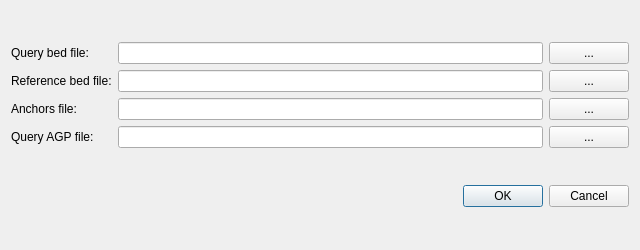
<?xml version="1.0" encoding="UTF-8"?>
<ui version="4.0">
 <class>FileLoaderDialog</class>
 <widget class="QDialog" name="FileLoaderDialog">
  <property name="geometry">
   <rect>
    <x>0</x>
    <y>0</y>
    <width>640</width>
    <height>250</height>
   </rect>
  </property>
  <property name="sizePolicy">
   <sizepolicy hsizetype="Fixed" vsizetype="Fixed">
    <horstretch>0</horstretch>
    <verstretch>0</verstretch>
   </sizepolicy>
  </property>
  <property name="minimumSize">
   <size>
    <width>640</width>
    <height>250</height>
   </size>
  </property>
  <property name="maximumSize">
   <size>
    <width>640</width>
    <height>250</height>
   </size>
  </property>
  <property name="windowTitle">
   <string>File loader</string>
  </property>
  <layout class="QVBoxLayout" name="verticalLayout">
   <item>
    <layout class="QGridLayout" name="gridLayout">
     <item row="0" column="0">
      <widget class="QLabel" name="label">
       <property name="sizePolicy">
        <sizepolicy hsizetype="Preferred" vsizetype="Minimum">
         <horstretch>0</horstretch>
         <verstretch>0</verstretch>
        </sizepolicy>
       </property>
       <property name="maximumSize">
        <size>
         <width>16777215</width>
         <height>30</height>
        </size>
       </property>
       <property name="text">
        <string>Query bed file:</string>
       </property>
      </widget>
     </item>
     <item row="0" column="1">
      <widget class="QLineEdit" name="qry_bed_text">
       <property name="minimumSize">
        <size>
         <width>0</width>
         <height>0</height>
        </size>
       </property>
       <property name="dragEnabled">
        <bool>true</bool>
       </property>
      </widget>
     </item>
     <item row="0" column="2">
      <widget class="QPushButton" name="qry_bed_btn">
       <property name="sizePolicy">
        <sizepolicy hsizetype="Minimum" vsizetype="Minimum">
         <horstretch>0</horstretch>
         <verstretch>0</verstretch>
        </sizepolicy>
       </property>
       <property name="maximumSize">
        <size>
         <width>16777215</width>
         <height>30</height>
        </size>
       </property>
       <property name="text">
        <string>...</string>
       </property>
      </widget>
     </item>
     <item row="1" column="0">
      <widget class="QLabel" name="label_2">
       <property name="maximumSize">
        <size>
         <width>16777215</width>
         <height>30</height>
        </size>
       </property>
       <property name="text">
        <string>Reference bed file:</string>
       </property>
      </widget>
     </item>
     <item row="1" column="1">
      <widget class="QLineEdit" name="ref_bed_text">
       <property name="minimumSize">
        <size>
         <width>0</width>
         <height>0</height>
        </size>
       </property>
       <property name="dragEnabled">
        <bool>true</bool>
       </property>
      </widget>
     </item>
     <item row="1" column="2">
      <widget class="QPushButton" name="ref_bed_btn">
       <property name="sizePolicy">
        <sizepolicy hsizetype="Minimum" vsizetype="Minimum">
         <horstretch>0</horstretch>
         <verstretch>0</verstretch>
        </sizepolicy>
       </property>
       <property name="maximumSize">
        <size>
         <width>16777215</width>
         <height>30</height>
        </size>
       </property>
       <property name="text">
        <string>...</string>
       </property>
      </widget>
     </item>
     <item row="2" column="0">
      <widget class="QLabel" name="label_3">
       <property name="maximumSize">
        <size>
         <width>16777215</width>
         <height>30</height>
        </size>
       </property>
       <property name="text">
        <string>Anchors file:</string>
       </property>
      </widget>
     </item>
     <item row="2" column="1">
      <widget class="QLineEdit" name="anchors_text">
       <property name="minimumSize">
        <size>
         <width>0</width>
         <height>0</height>
        </size>
       </property>
       <property name="dragEnabled">
        <bool>true</bool>
       </property>
      </widget>
     </item>
     <item row="2" column="2">
      <widget class="QPushButton" name="anchors_btn">
       <property name="sizePolicy">
        <sizepolicy hsizetype="Minimum" vsizetype="Minimum">
         <horstretch>0</horstretch>
         <verstretch>0</verstretch>
        </sizepolicy>
       </property>
       <property name="maximumSize">
        <size>
         <width>16777215</width>
         <height>30</height>
        </size>
       </property>
       <property name="text">
        <string>...</string>
       </property>
      </widget>
     </item>
     <item row="3" column="0">
      <widget class="QLabel" name="label_4">
       <property name="maximumSize">
        <size>
         <width>16777215</width>
         <height>30</height>
        </size>
       </property>
       <property name="text">
        <string>Query AGP file:</string>
       </property>
      </widget>
     </item>
     <item row="3" column="1">
      <widget class="QLineEdit" name="qry_agp_text">
       <property name="minimumSize">
        <size>
         <width>0</width>
         <height>0</height>
        </size>
       </property>
       <property name="dragEnabled">
        <bool>true</bool>
       </property>
      </widget>
     </item>
     <item row="3" column="2">
      <widget class="QPushButton" name="qry_agp_btn">
       <property name="sizePolicy">
        <sizepolicy hsizetype="Minimum" vsizetype="Minimum">
         <horstretch>0</horstretch>
         <verstretch>0</verstretch>
        </sizepolicy>
       </property>
       <property name="maximumSize">
        <size>
         <width>16777215</width>
         <height>30</height>
        </size>
       </property>
       <property name="text">
        <string>...</string>
       </property>
      </widget>
     </item>
    </layout>
   </item>
   <item>
    <widget class="QDialogButtonBox" name="check_btn">
     <property name="orientation">
      <enum>Qt::Horizontal</enum>
     </property>
     <property name="standardButtons">
      <set>QDialogButtonBox::Cancel|QDialogButtonBox::Ok</set>
     </property>
    </widget>
   </item>
  </layout>
 </widget>
 <resources/>
 <connections>
  <connection>
   <sender>check_btn</sender>
   <signal>accepted()</signal>
   <receiver>FileLoaderDialog</receiver>
   <slot>accept()</slot>
   <hints>
    <hint type="sourcelabel">
     <x>248</x>
     <y>254</y>
    </hint>
    <hint type="destinationlabel">
     <x>157</x>
     <y>274</y>
    </hint>
   </hints>
  </connection>
  <connection>
   <sender>check_btn</sender>
   <signal>rejected()</signal>
   <receiver>FileLoaderDialog</receiver>
   <slot>reject()</slot>
   <hints>
    <hint type="sourcelabel">
     <x>316</x>
     <y>260</y>
    </hint>
    <hint type="destinationlabel">
     <x>286</x>
     <y>274</y>
    </hint>
   </hints>
  </connection>
 </connections>
</ui>
